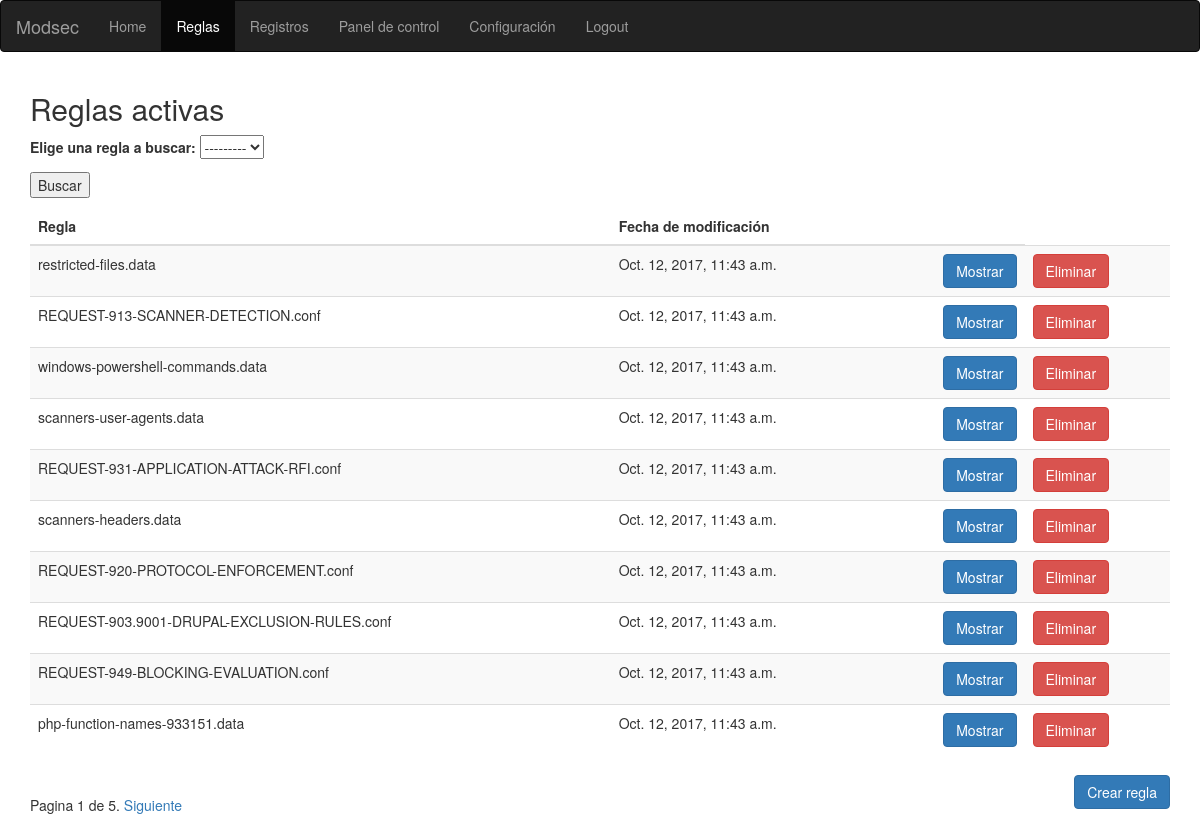
/modsec/rules/ (signed in), run on an earlier commit of the app's database.
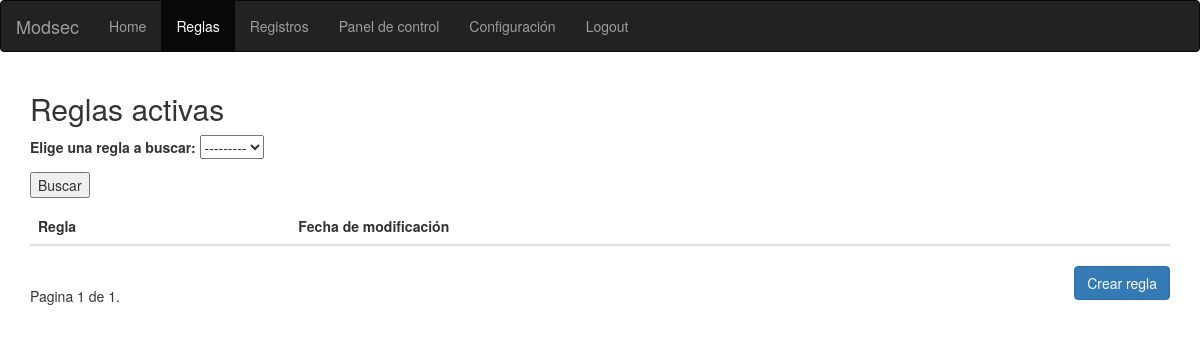
And on a later commit of the database.
### modsec/models.py (models this page shows, shortened)
class Rule(models.Model):
    name= models.CharField(max_length=200)
    text= RichTextField(config_name='default',extra_plugins=['codesnippet'],)
    lastMod=models.DateTimeField(default=timezone.now)
    path=models.ForeignKey(Path,on_delete=models.CASCADE)

### modsec/views.py (the view)
@login_required(login_url='/modsec/login')
def rules(request):
    rule=""
    if request.method == 'POST':
        form = selectRule(request.POST)
        if form.is_valid():
            rule=form.cleaned_data['ruleSel']
            rules=Rule.objects.all()
            reglas=[]
            for r in rules:
                if str(rule)==str(r):
                    reglas.append(r)
            paginator = Paginator(reglas, 10) # Show 25 contacts per page
            page = request.GET.get('page')
            try:
                reglas = paginator.page(page)
            except PageNotAnInteger:
                reglas = paginator.page(1)
            except EmptyPage:
                reglas = paginator.page(paginator.num_pages)
            context={'form':form,'reglas':reglas,'rule': rule}
            return render(request, 'modsec/rules.html',context)
    else:
        reglas=Rule.objects.all()
        paginator = Paginator(reglas, 10) # Show 25 contacts per page
        page = request.GET.get('page')
        try:
            reglas = paginator.page(page)
        except PageNotAnInteger:
            reglas = paginator.page(1)
        except EmptyPage:
            reglas = paginator.page(paginator.num_pages)
        form = selectRule()
        context={'form':form,'reglas':reglas,'rule': rule}
    return render(request, 'modsec/rules.html',context)

### modsec/forms.py
class selectRule(forms.Form):
    ruleSel=forms.ModelChoiceField(queryset=Rule.objects.all(),label="Elige una regla a buscar")

### modsec/templates/modsec/rules.html (shortened to what this page needs)
<!DOCTYPE html>
<html lang="en">
<head>
  <link rel="stylesheet" href="https://maxcdn.bootstrapcdn.com/bootstrap/3.3.7/css/bootstrap.min.css">
</head>
<body>
<nav class="navbar navbar-inverse">
  <div class="container-fluid">
    <div class="navbar-header">
      <a class="navbar-brand" href="/modsec/">Modsec</a>
    </div>
    <ul class="nav navbar-nav">
      <li><a href="/modsec/">Home</a></li>
      <li class="active"><a href="/modsec/rules/">Reglas</a></li>
      <li><a href="/modsec/logs/">Registros</a></li>
      <li><a href="/modsec/dashboard/">Panel de control</a></li>
       <li><a href="/modsec/conf/">Configuración</a></li>
      <li><a href="/modsec/logout/">Logout</a></li>
    </ul>
  </div>
</nav>
<div class="container">
  <h2>Reglas activas</h2>
   <form id="form" method="post" action="">{% csrf_token %}
    {{form.as_p}}
    <p><input type="submit" value="Buscar"/></p>
  </form>
  <table class="table table-striped">
    <thead>
      <tr>
        <th>Regla</th>
        <th>Fecha de modificación</th>
        <th></th>
      </tr>
    </thead>
    <tbody>
     {% for rule in reglas %}
     	<tr>
			 <td>{{ rule.name }}</td>
			 <td>{{ rule.lastMod }}</td>
			 <td><a href="/modsec/showRule/{{ rule.id }}/" class="btn btn-primary" style="float:right">Mostrar</a></td>
        {% if request.user.is_superuser %}
          <td> <a href="/modsec/deleteRule/{{ rule.id }}/" class="btn btn-danger" style="float:left">Eliminar</a></td>
       {% endif %}
	 {% endfor %}
       </tr>
    </tbody>
  </table>
  <div class="pagination">
    <span class="step-links">
        <span class="current">
            Pagina {{ reglas.number }} de {{ reglas.paginator.num_pages }}.
        </span>
        {% if reglas.has_next %}
            <a href="?page={{ reglas.next_page_number }}">Siguiente</a>
        {% endif %}
    </span>
</div>
 <a href="/modsec/createRule/" class="btn btn-primary" style="float:right">Crear regla</a>
</div>
</body>
</html>

What changed in the data, as far as the page shows it:
removed Rule: name "restricted-files.data", lastMod "Oct. 12, 2017, 11:43 a.m."
removed Rule: name "REQUEST-913-SCANNER-DETECTION.conf", lastMod "Oct. 12, 2017, 11:43 a.m."
removed Rule: name "windows-powershell-commands.data", lastMod "Oct. 12, 2017, 11:43 a.m."
removed Rule: name "scanners-user-agents.data", lastMod "Oct. 12, 2017, 11:43 a.m."
removed Rule: name "REQUEST-931-APPLICATION-ATTACK-RFI.conf", lastMod "Oct. 12, 2017, 11:43 a.m."
removed Rule: name "scanners-headers.data", lastMod "Oct. 12, 2017, 11:43 a.m."
removed Rule: name "REQUEST-920-PROTOCOL-ENFORCEMENT.conf", lastMod "Oct. 12, 2017, 11:43 a.m."
removed Rule: name "REQUEST-903.9001-DRUPAL-EXCLUSION-RULES.conf", lastMod "Oct. 12, 2017, 11:43 a.m."
removed Rule: name "REQUEST-949-BLOCKING-EVALUATION.conf", lastMod "Oct. 12, 2017, 11:43 a.m."
removed Rule: name "php-function-names-933151.data", lastMod "Oct. 12, 2017, 11:43 a.m."
Also different on the page:
{{ reglas.paginator.num_pages }}: "5" → "1"
text no longer shown: "Siguiente"
